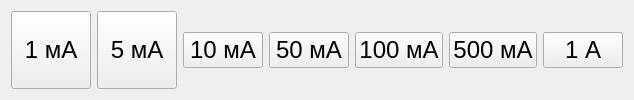
                      <widget class="QWidget" name="acvStepPage_2">
                       <layout class="QHBoxLayout" name="horizontalLayout_19">
                        <item>
                         <widget class="QPushButton" name="pushButton_36">
                          <property name="sizePolicy">
                           <sizepolicy hsizetype="Minimum" vsizetype="Minimum">
                            <horstretch>0</horstretch>
                            <verstretch>0</verstretch>
                           </sizepolicy>
                          </property>
                          <property name="font">
                           <font>
                            <pointsize>18</pointsize>
                           </font>
                          </property>
                          <property name="text">
                           <string>1 мА</string>
                          </property>
                         </widget>
                        </item>
                        <item>
                         <widget class="QPushButton" name="pushButton_37">
                          <property name="sizePolicy">
                           <sizepolicy hsizetype="Minimum" vsizetype="Minimum">
                            <horstretch>0</horstretch>
                            <verstretch>0</verstretch>
                           </sizepolicy>
                          </property>
                          <property name="font">
                           <font>
                            <pointsize>18</pointsize>
                           </font>
                          </property>
                          <property name="text">
                           <string>5 мА</string>
                          </property>
                         </widget>
                        </item>
                        <item>
                         <widget class="QPushButton" name="pushButton_38">
                          <property name="font">
                           <font>
                            <pointsize>18</pointsize>
                           </font>
                          </property>
                          <property name="text">
                           <string>10 мА</string>
                          </property>
                         </widget>
                        </item>
                        <item>
                         <widget class="QPushButton" name="pushButton_39">
                          <property name="font">
                           <font>
                            <pointsize>18</pointsize>
                           </font>
                          </property>
                          <property name="text">
                           <string>50 мА</string>
                          </property>
                         </widget>
                        </item>
                        <item>
                         <widget class="QPushButton" name="pushButton_40">
                          <property name="font">
                           <font>
                            <pointsize>18</pointsize>
                           </font>
                          </property>
                          <property name="text">
                           <string>100 мА</string>
                          </property>
                         </widget>
                        </item>
                        <item>
                         <widget class="QPushButton" name="pushButton_41">
                          <property name="font">
                           <font>
                            <pointsize>18</pointsize>
                           </font>
                          </property>
                          <property name="text">
                           <string>500 мА</string>
                          </property>
                         </widget>
                        </item>
                        <item>
                         <widget class="QPushButton" name="pushButton_42">
                          <property name="font">
                           <font>
                            <pointsize>18</pointsize>
                           </font>
                          </property>
                          <property name="text">
                           <string>1 А</string>
                          </property>
                         </widget>
                        </item>
                       </layout>
                      </widget>
